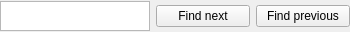
<?xml version="1.0" encoding="UTF-8"?>
<ui version="4.0">
 <class>SearchWidget</class>
 <widget class="QWidget" name="SearchWidget">
  <property name="geometry">
   <rect>
    <x>0</x>
    <y>0</y>
    <width>350</width>
    <height>32</height>
   </rect>
  </property>
  <property name="sizePolicy">
   <sizepolicy hsizetype="Fixed" vsizetype="Fixed">
    <horstretch>0</horstretch>
    <verstretch>0</verstretch>
   </sizepolicy>
  </property>
  <property name="minimumSize">
   <size>
    <width>350</width>
    <height>32</height>
   </size>
  </property>
  <property name="maximumSize">
   <size>
    <width>350</width>
    <height>32</height>
   </size>
  </property>
  <property name="windowTitle">
   <string>Form</string>
  </property>
  <layout class="QGridLayout" name="gridLayout_2">
   <property name="margin">
    <number>0</number>
   </property>
   <item row="0" column="0">
    <layout class="QGridLayout" name="gridLayout">
     <item row="0" column="0">
      <widget class="QTextEdit" name="searchTextEdit">
       <property name="sizePolicy">
        <sizepolicy hsizetype="Fixed" vsizetype="Fixed">
         <horstretch>0</horstretch>
         <verstretch>0</verstretch>
        </sizepolicy>
       </property>
       <property name="minimumSize">
        <size>
         <width>150</width>
         <height>30</height>
        </size>
       </property>
       <property name="maximumSize">
        <size>
         <width>150</width>
         <height>30</height>
        </size>
       </property>
      </widget>
     </item>
     <item row="0" column="1">
      <widget class="QPushButton" name="searchNextPushButton">
       <property name="text">
        <string>Find next</string>
       </property>
      </widget>
     </item>
     <item row="0" column="2">
      <widget class="QPushButton" name="searchPreviousPushButton_2">
       <property name="text">
        <string>Find previous</string>
       </property>
      </widget>
     </item>
    </layout>
   </item>
  </layout>
 </widget>
 <resources/>
 <connections/>
</ui>
